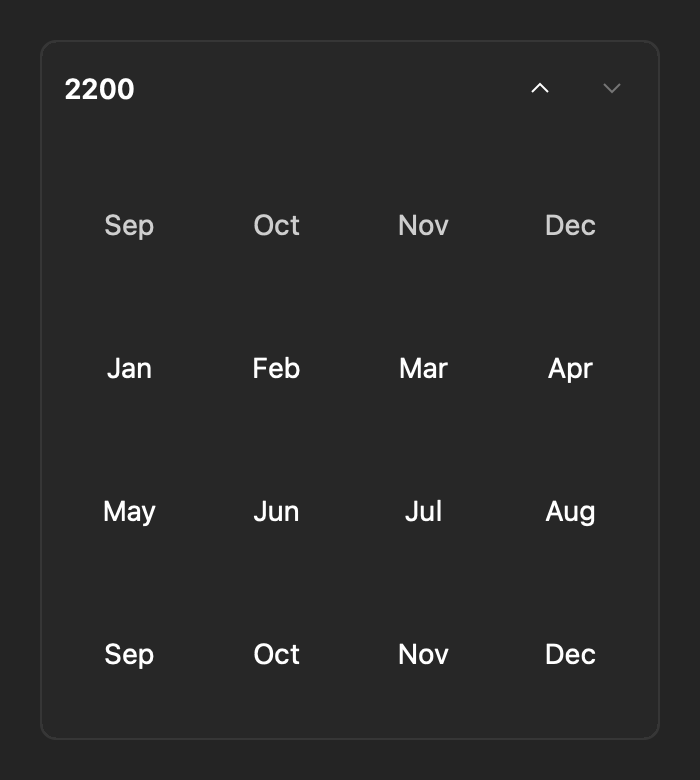
#> input picture audits/2026-10-31/calendar-scrolling/after/images/dark-ltr-year-far.png, 700 x 780 px, given in place of light-ltr-month-initial.png, which was not available
$ python inspect_images.py out.png
#> lines starting #> are read from the running program, lines starting #| are printed output that depends on the picture
#!/usr/bin/env python3
"""Optional contact sheets and strict RGBA checks; requires Pillow."""
import hashlib
import json
import sys
from pathlib import Path
from PIL import Image, ImageDraw

output = Path(sys.argv[1])
images = output / 'images'
for phase in ['initial', 'partial', 'far']:
    files = [images / f'{scheme}-{direction}-{mode}-{phase}.png'
             for scheme in ['light', 'dark'] for direction in ['ltr', 'rtl']
             for mode in ['month', 'year', 'decade']]
    sheet = Image.new('RGB', (1050, 1640), '#aaa')
#> sheet: PIL image 1050x1640 RGB; every value is 170
    draw = ImageDraw.Draw(sheet)
    for index, path in enumerate(files):
        frame = Image.open(path).convert('RGB')
        frame.thumbnail((350, 390))
#> frame: PIL image 350x390 RGB
        x, y = index % 3 * 350, index // 3 * 410
        sheet.paste(frame, (x, y + 20))
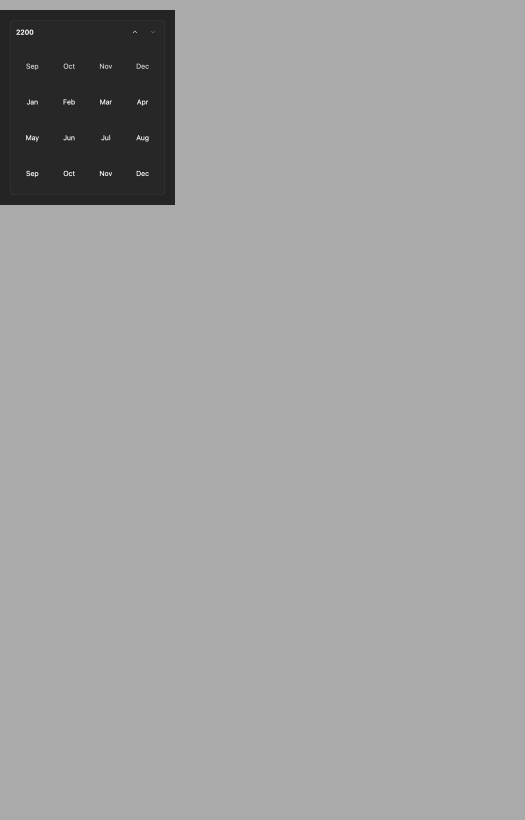
#> sheet: PIL image 1050x1640 RGB (shown at 1/2 size); min 20, max 255, mean 159.8
#> (the run stopped early here; a loop or call above may not have finished)

$ run again, on audits/2026-10-31/calendar-scrolling/before/images/dark-ltr-month-initial.png
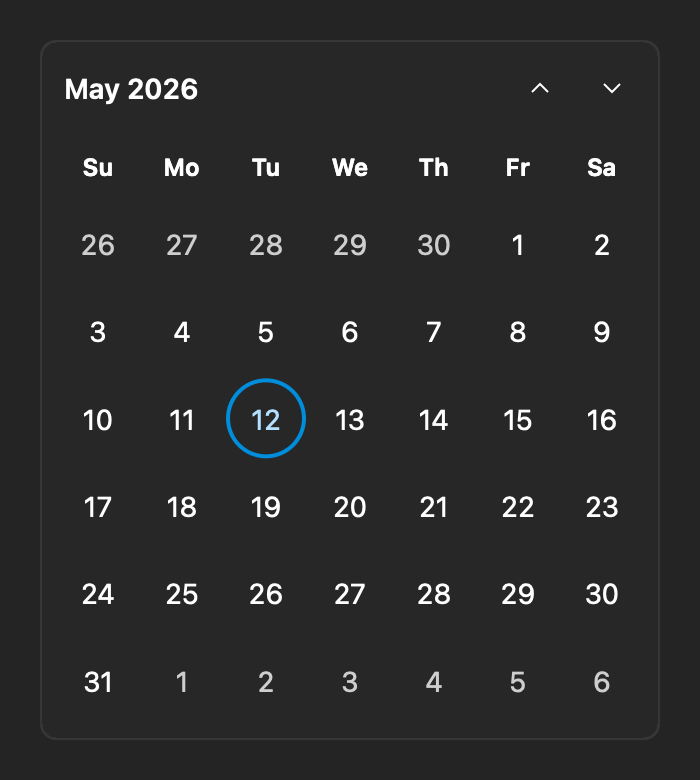
#> input picture audits/2026-10-31/calendar-scrolling/before/images/dark-ltr-month-initial.png, 700 x 780 px, given in place of light-ltr-month-initial.png, which was not available
#> `frame.thumbnail((350, 390))`:
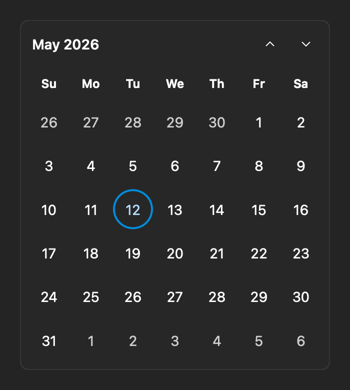
#> frame: PIL image 350x390 RGB; mean R, G, B 43, 43.3, 43.4
#> `sheet.paste(frame, (x, y + 20))`:
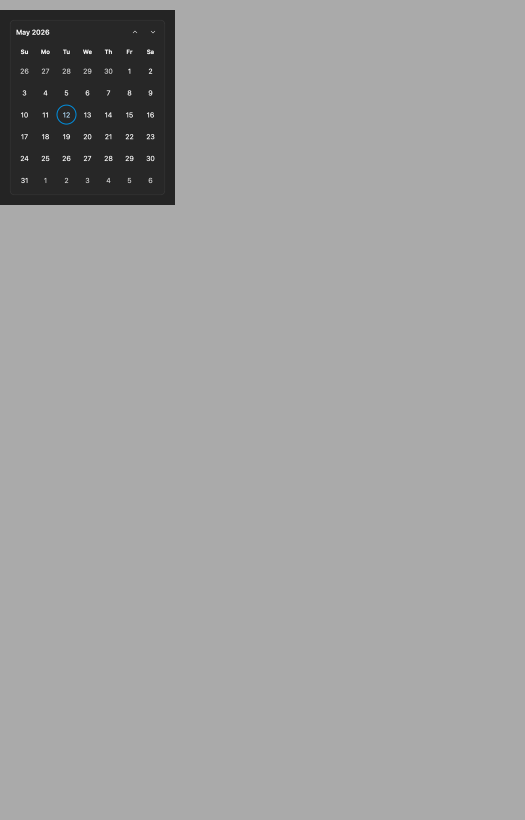
#> sheet: PIL image 1050x1640 RGB (shown at 1/2 size); mean R, G, B 159.9, 160, 160
